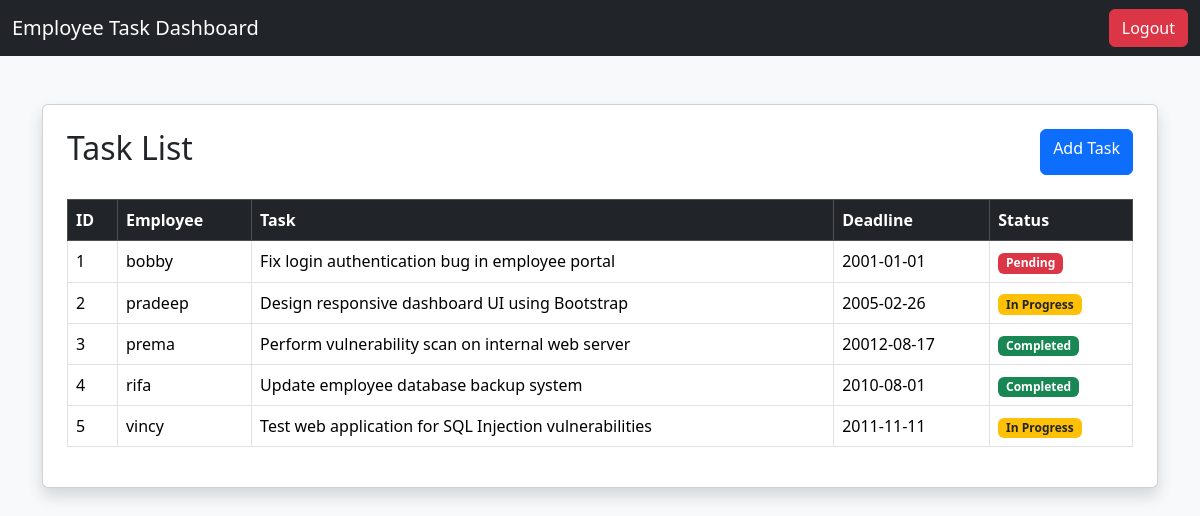
/dashboard (signed in), run on the app's committed database.
### tables this page shows
CREATE TABLE tasks (
            id INTEGER PRIMARY KEY AUTOINCREMENT,
            employee TEXT,
            task TEXT,
            deadline TEXT,
            status TEXT
        );

### app.py (the view)
@app.route('/dashboard')
def dashboard():
    if not session.get('logged_in'):
        return redirect('/')
    conn = sqlite3.connect('employee.db')
    cur = conn.cursor()
    cur.execute("SELECT * FROM tasks")
    tasks = cur.fetchall()
    conn.close()
    return render_template('dashboard.html', tasks=tasks)

### templates/dashboard.html (shortened to what this page needs)
<!DOCTYPE html>
<html>
<head>
    <link href="https://cdn.jsdelivr.net/npm/bootstrap@5.3.3/dist/css/bootstrap.min.css" rel="stylesheet">
</head>
<body class="bg-light">
<nav class="navbar navbar-dark bg-dark">
    <div class="container-fluid">
        <span class="navbar-brand">
            Employee Task Dashboard
        </span>
        <a href="/logout" class="btn btn-danger">
            Logout
        </a>
    </div>
</nav>
<div class="container mt-5">
    <div class="card shadow p-4">
        <div class="d-flex justify-content-between mb-4">
            <h2>Task List</h2>
            <a href="/add" class="btn btn-primary">
                Add Task
            </a>
        </div>
        <table class="table table-bordered table-hover">
            <thead class="table-dark">
                <tr>
                    <th>ID</th>
                    <th>Employee</th>
                    <th>Task</th>
                    <th>Deadline</th>
                    <th>Status</th>
                </tr>
            </thead>
            <tbody>
                {% for task in tasks %}
                <tr>
                    <td>{{ task[0] }}</td>
                    <td>{{ task[1] }}</td>
                    <td>{{ task[2] }}</td>
                    <td>{{ task[3] }}</td>
                    <td>
                        {% if task[4] == 'Completed' %}
                        <span class="badge bg-success">
                            Completed
                        </span>
                        {% elif task[4] == 'In Progress' %}
                        <span class="badge bg-warning text-dark">
                            In Progress
                        </span>
                        {% else %}
                        <span class="badge bg-danger">
                            Pending
                        </span>
                        {% endif %}
                    </td>
                </tr>
                {% endfor %}
            </tbody>
        </table>
    </div>
</div>
</body>
</html>

### data on the page
tasks: id "1", employee "bobby", task "Fix login authentication bug in employee portal", deadline "2001-01-01", status "Pending"
tasks: id "2", employee "pradeep", task "Design responsive dashboard UI using Bootstrap", deadline "2005-02-26", status "In Progress"
tasks: id "3", employee "prema", task "Perform vulnerability scan on internal web server", deadline "20012-08-17", status "Completed"
tasks: id "4", employee "rifa", task "Update employee database backup system", deadline "2010-08-01", status "Completed"
tasks: id "5", employee "vincy", task "Test web application for SQL Injection vulnerabilities", deadline "2011-11-11", status "In Progress"
